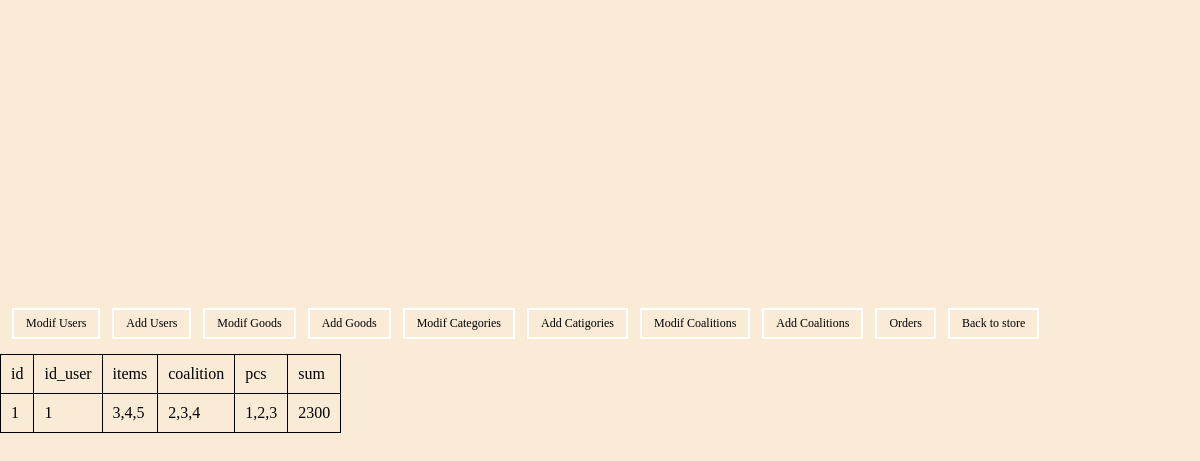
The app's page /admin.php?action=orders with its own data.
### tables this page shows
CREATE TABLE `orders` (
  `id` int(11) NOT NULL,
  `id_user` varchar(128) NOT NULL,
  `items` text NOT NULL,
  `coalition` text NOT NULL,
  `pcs` text NOT NULL,
  `sum` int(255) UNSIGNED NOT NULL
);

### db.php (called while the page is built, shortened)
<?php
$db = 'online_store';
?>

### admin_query.php (called while the page is built, shortened)
<?php
function get_rows($table)
{
	include('db.php');
	$res = array();
	$query = mysqli_query($connection, "SHOW FIELDS FROM $table");
	while (($row = mysqli_fetch_assoc($query))) {
		$res[] = $row['Field'];
	}
	return $res;
}
function get_all_orders()
{
	include ('db.php');
	$ret = array();
	$query = mysqli_query($connection, "SELECT * FROM orders");
	while (($row = mysqli_fetch_assoc($query))) {
		$ret[] = $row;
	}
	return $ret;
}
?>

### admin.php (the view, shortened to what this page needs)
<!DOCTYPE html>
<html>
<head>
    <link rel="stylesheet" type="text/css" href="stock_style.css">
</head>
<body>
<div class = "header_image"></div>
<div id="menu">
    <ul>
      <li><a href="admin.php?action=user-modif">Modif Users</a></li>
      <li><a href='admin.php?action=users-add'>Add Users</a></li>
      <li><a href='admin.php?action=goods-modif'>Modif Goods</a></li>
      <li><a href="admin.php?action=goods-add">Add Goods</a></li>
      <li><a href="admin.php?action=category-modif">Modif Categories</a></li>
      <li><a href='admin.php?action=category-add'>Add Catigories</a></li>
      <li><a href='admin.php?action=coalition-modif'>Modif Coalitions</a></li>
      <li><a href="admin.php?action=coalition-add">Add Coalitions</a></li>
      <li><a href='admin.php?action=orders'>Orders</a></li>
      <li><a href='index.php'>Back to store</a></li>
    </ul>
</div>
  <br/>
  <br/>
  <br/>
<?php
  include('admin_query.php');
  if ($_GET['action'])
  {
    switch ($_GET['action'])
    {
      case 'orders':
        echo "<table class='orders'>";
        echo "<tr>";
        $headers = get_rows('orders');
        foreach ($headers as $value) {
          echo "<td>$value</td>";
        }
        echo "</tr>";
        echo "<tr>";
        $orders = get_all_orders();
        foreach ($orders as $order) {
          echo "<tr>";
          foreach ($order as $key => $item) {
            if ($key == 'items' || $key == 'coalition' || $key == 'pcs')
            {
              $arr = unserialize($order[$key]);
              $str = implode(",", $arr);
              echo "<td>$str</td>";
            }
            else
              echo "<td>$item</td>";
          }
          echo "</tr>";
        }
        echo "</tr>";
        echo "</table></br>";
        break;
    }
  }
?>
</body>
</html>

### stock_style.css (style rules this page uses)
html, head, body { width:100%; margin:0; padding:0; font-family:Verdana; height: 100vh; background-color: #FAEBD7; }
a { color:black; text-decoration: none; }
#menu { margin: auto; text-align: center; margin-top: 1vh; float:left; }
#menu ul li { margin: 0; padding: 0; float: left; list-style: none; margin-left: 1vw; }
#menu ul { margin: 0; padding: 0; display: inline-block; vertical-align: top; }
#menu a { display: inline-block; padding: 0.5vw 1vw; font-size: 1vw; border: 2px solid white; }
.header_image { content: url("http://wpsites.net/wp-content/uploads/2013/02/diamond.png"); display:block; width:100%; height:300px; }
table { border-collapse: collapse; }
table, th, td { padding-top: 10px; padding-bottom: 10px; padding-left: 10px; padding-right: 10px; border: 1px solid black; }

### records on screen
orders: id "1", id_user "1", items "3,4,5", coalition "2,3,4", pcs "1,2,3", sum "2300"

### other values on screen
$value "id"
$value "id_user"
$value "items"
$value "coalition"
$value "pcs"
$value "sum"
